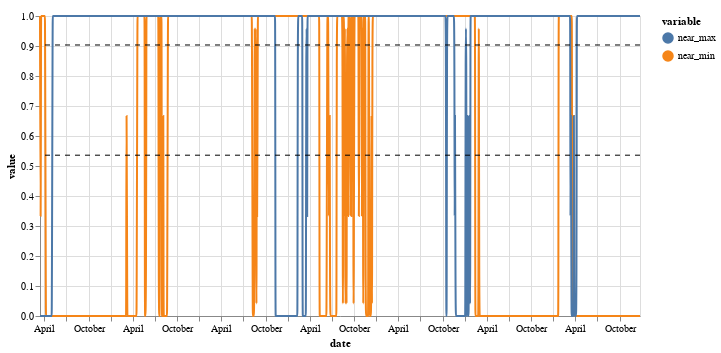

This figure's notebook cell:
### Code cell
# https://altair-viz.github.io/gallery/multiline_tooltip.html

import altair as alt
import pandas as pd

# Create a selection that chooses the nearest point & selects based on x-value
nearest = alt.selection(type='single', nearest=True, on='mouseover',
                        fields=['date'], empty='none')

# The basic line
line = alt.Chart(data_alt).mark_line(interpolate='basis').encode(
    x='date:T',
    y='value:Q',
#     color=alt.Color('color:N', scale = None)
    color='variable:N'
)

# Transparent selectors across the chart. This is what tells us
# the x-value of the cursor
selectors = alt.Chart(data_alt).mark_point().encode(
    x='date:T',
    opacity=alt.value(0),
).add_selection(
    nearest
)

# Draw points on the line, and highlight based on selection
points = line.mark_point().encode(
    opacity=alt.condition(nearest, alt.value(1), alt.value(0))
)

# Draw text labels near the points, and highlight based on selection
text = line.mark_text(align='left', dx=5, dy=-5).encode(
    text=alt.condition(nearest, 'value:Q', alt.value(' '))
)

# Draw a rule at the location of the selection
rules = alt.Chart(data_alt).mark_rule(color='gray').encode(
    x='date:T',
).transform_filter(
    nearest
)

# Horizontal average lines
avg_min = data_alt[data_alt['variable'] == 'near_min'].value.mean()
avg_max = data_alt[data_alt['variable'] == 'near_max'].value.mean()

line_avg_min = alt.Chart(pd.DataFrame({'value': [avg_min]})).mark_rule(strokeDash=[5,5]).encode(y='value')
line_avg_max = alt.Chart(pd.DataFrame({'value': [avg_max]})).mark_rule(strokeDash=[5,5]).encode(y='value')

# Put the five layers into a chart and bind the data
chart = alt.layer(
    line, selectors, points, rules, text, line_avg_min, line_avg_max
).properties(
    width=600, height=300
)


with alt.data_transformers.enable(max_rows=None):
    chart.display()
    #.save('chart.html', embed_options={'renderer':'svg'})

### Figure 1 — Vega-Lite specification as saved in the notebook (floating-point values rounded to 4 significant figures; data arrays with more than 128 entries replaced by an {"elided": "..."} marker saying what was removed)
{"config": {"view": {"continuousWidth": 400, "continuousHeight": 300}}, "layer": [{"data": {"name": "data-4bd51dbc927bd7f66e2426b44be0dffc"}, "mark": {"type": "line", "interpolate": "basis"}, "encoding": {"color": {"type": "nominal", "field": "variable"}, "x": {"type": "temporal", "field": "date"}, "y": {"type": "quantitative", "field": "value"}}}, {"data": {"name": "data-4bd51dbc927bd7f66e2426b44be0dffc"}, "mark": "point", "encoding": {"opacity": {"value": 0}, "x": {"type": "temporal", "field": "date"}}, "selection": {"selector001": {"type": "single", "nearest": true, "on": "mouseover", "fields": ["date"], "empty": "none"}}}, {"data": {"name": "data-4bd51dbc927bd7f66e2426b44be0dffc"}, "mark": "point", "encoding": {"color": {"type": "nominal", "field": "variable"}, "opacity": {"condition": {"value": 1, "selection": "selector001"}, "value": 0}, "x": {"type": "temporal", "field": "date"}, "y": {"type": "quantitative", "field": "value"}}}, {"data": {"name": "data-4bd51dbc927bd7f66e2426b44be0dffc"}, "mark": {"type": "rule", "color": "gray"}, "encoding": {"x": {"type": "temporal", "field": "date"}}, "transform": [{"filter": {"selection": "selector001"}}]}, {"data": {"name": "data-4bd51dbc927bd7f66e2426b44be0dffc"}, "mark": {"type": "text", "align": "left", "dx": 5, "dy": -5}, "encoding": {"color": {"type": "nominal", "field": "variable"}, "text": {"condition": {"type": "quantitative", "field": "value", "selection": "selector001"}, "value": " "}, "x": {"type": "temporal", "field": "date"}, "y": {"type": "quantitative", "field": "value"}}}, {"data": {"name": "data-f2c6d13c7762e4e347205f9482863c83"}, "mark": {"type": "rule", "strokeDash": [5, 5]}, "encoding": {"y": {"type": "quantitative", "field": "value"}}}, {"data": {"name": "data-2839771a8c7180c2f99999dc4d55708e"}, "mark": {"type": "rule", "strokeDash": [5, 5]}, "encoding": {"y": {"type": "quantitative", "field": "value"}}}], "height": 300, "width": 600, "$schema": "https://vega.github.io/schema/vega-lite/v4.8.1.json", "datasets": {"data-4bd51dbc927bd7f66e2426b44be0dffc": {"elided": "3414 records"}, "data-f2c6d13c7762e4e347205f9482863c83": [{"value": 0.536}], "data-2839771a8c7180c2f99999dc4d55708e": [{"value": 0.9033}]}}
